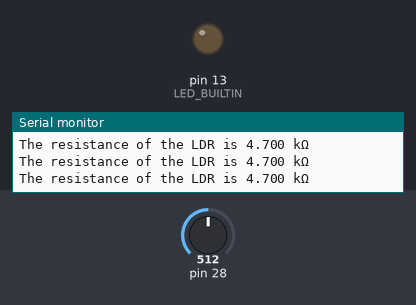
Recording of a program running on a simulated Teensy 3. Shown: output pins drawn as LEDs (lit = HIGH), the last lines printed to the serial monitor. Dashed ring = blinking. The test bench sets the inputs (shaded band); at power-on: pin 28 = 512 (analog values on the 0–1023 scale).

Above: at 3.2 s.
3.3 s: pin 28 set to 545
4.8 s: pin 28 set to 572
At 5.3 s:
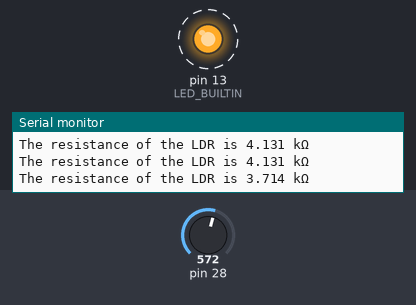
7.8 s: pin 28 set to 511
At 8.5 s:
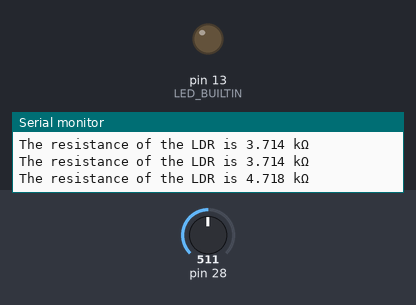
9.3 s: pin 28 set to 427
10.8 s: pin 28 set to 403
At 12.4 s:
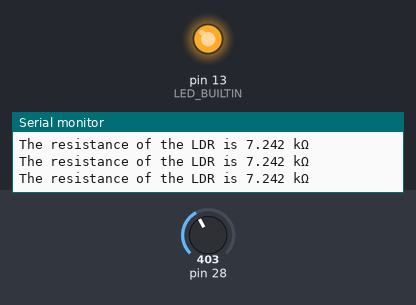
Timing chart, 0 to 13.5 s (numbered marks = the images above; inputs shaded):
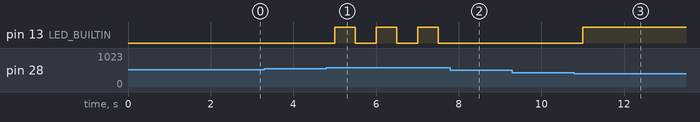

The program:

main.cpp
```cpp
// (licence header left out)
#include <Arduino.h>

#define KILO 1000
#define ADC_RESOLUTION 12                                              // The resolution of the ADC.
#define VOLTAGE_REFERENCE 3.3f                                         // The voltage reference of the ADC
#define LDR_MIN_RESISTANCE (4 * KILO)                                  // The resistance of the LDR in 10 lux(1.0 ftc) is something between 4 kΩ and 7 kΩ
#define LDR_MAX_RESISTANCE (7 * KILO)                                  // The resistance of the LDR in 10 lux(1.0 ftc) is something between 4 kΩ and 7 kΩ
#define RESISTOR_RESISTANCE (4.7f * KILO)                              // The resistance of the resistor
#define VOLTAGE_RESOLUTION (VOLTAGE_REFERENCE / (1 << ADC_RESOLUTION)) // The voltage resolution of the ADC

// A variable to store state of the built in LED
static uint8_t led_state = LOW;

void setup()
{
    // Initialize and begin the USB serial communication
    Serial.begin(9600);

    // Wait until the serial communication gets initialized and started
    delay(2000);

    // Set the mode of the LED pin to OUTPUT
    pinMode(LED_BUILTIN, OUTPUT);

    // Set the resolution of the ADC
    analogReadResolution(ADC_RESOLUTION);
}

void loop()
{
    // Read the analog pin and convert it to voltage
    float voltage = analogRead(A14) * VOLTAGE_RESOLUTION;

    // Calculate the resistance of the LDR
    float ldr_resistance = RESISTOR_RESISTANCE * (VOLTAGE_REFERENCE - voltage) / voltage;

    // Print the resistance of the LDR to the terminal
    Serial.printf("The resistance of the LDR is %.3f kΩ\n", ldr_resistance / KILO);

    if (ldr_resistance < LDR_MIN_RESISTANCE)
    {
        /**
         * If the resistance of the LDR is lesser than 2 kΩ,
         * it means that the light intensity is greater than 10 lux(1.0 ftc)
         * and therefore the LED will blink
         */
        led_state = !led_state;
    }
    else if (ldr_resistance > LDR_MAX_RESISTANCE)
    {
        /**
         * If the resistance of the LDR is greater than 6 kΩ,
         * it means that the light intensity is lesser than 10 lux(1.0 ftc)
         * and therefore the LED will be turned on
         */
        led_state = HIGH;
    }
    else
    {
        /**
         * If the resistance of the LDR is between 2 kΩ and 6 kΩ,
         * it means that the light intensity is almost 10 lux(1.0 ftc)
         * and therefore the LED will be turned off
         */
        led_state = LOW;
    }

    // Change the state of the LED
    digitalWrite(LED_BUILTIN, led_state);

    // Wait 500 milliseconds
    delay(500);
}
```

Measured:
- the behaviour switches between 553 and 554 on pin 28 (found by bisection; images 0 and 1)
- the behaviour switches between 412 and 411 on pin 28 (found by bisection; images 2 and 3)
- after the input at 4.8 s, pin 13 (LED_BUILTIN): alternates HIGH for 0.50 s and LOW for 0.50 s, starting after 0.20 s
- after the input at 7.8 s, pin 13 (LED_BUILTIN): stays LOW (without the input it goes to HIGH after 0.20 s)
- after the input at 10.8 s, pin 13 (LED_BUILTIN): LOW → HIGH after 0.21 s
